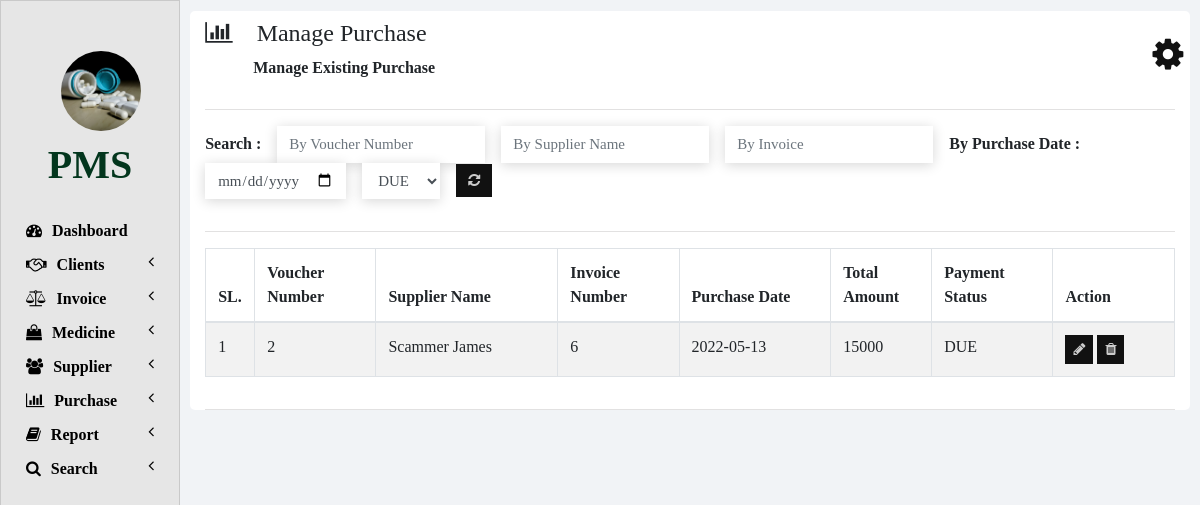
Screenshot of /manage_purchase.php with the database file from the repository.
### tables this page shows
CREATE TABLE IF NOT EXISTS `purchases` (
  `CUSTOMER_ID` int NOT NULL,
  `SUPPLIER_NAME` varchar(100) NOT NULL,
  `INVOICE_NUMBER` int NOT NULL,
  `VOUCHER_NUMBER` int NOT NULL AUTO_INCREMENT,
  `PURCHASE_DATE` varchar(10) NOT NULL,
  `TOTAL_AMOUNT` double NOT NULL,
  `PAYMENT_STATUS` varchar(20) NOT NULL,
  PRIMARY KEY (`VOUCHER_NUMBER`)
);

### php/manage_purchase.php (the view, shortened to what this page needs)
<?php
  function showPurchases($id) {
    require "db_connection.php";
    if($con) {
      $seq_no = 0;
      $query = "SELECT * FROM purchases";
      $result = mysqli_query($con, $query);
      while($row = mysqli_fetch_array($result)) {
        $seq_no++;
        if($row['VOUCHER_NUMBER'] == $id)
          showEditOptionsRow($seq_no, $row);
        else
          showPurchaseRow($seq_no, $row);
      }
    }
  }
  function showPurchaseRow($seq_no, $row) {
    ?>
    <tr>
      <td><?php echo $seq_no; ?></td>
      <td><?php echo $row['VOUCHER_NUMBER']; ?></td>
      <td><?php echo $row['SUPPLIER_NAME'] ?></td>
      <td><?php echo $row['INVOICE_NUMBER']; ?></td>
      <td><?php echo $row['PURCHASE_DATE']; ?></td>
      <td><?php echo $row['TOTAL_AMOUNT']; ?></td>
      <td><?php echo $row['PAYMENT_STATUS']; ?></td>
      <td>
        <button href="" class="btn btn-info btn-sm" onclick="editPurchase(<?php echo $row['VOUCHER_NUMBER']; ?>);">
          <i class="fa fa-pencil"></i>
        </button>
        <button class="btn btn-danger btn-sm" onclick="deletePurchase(<?php echo $row['VOUCHER_NUMBER']; ?>);">
          <i class="fa fa-trash"></i>
        </button>
      </td>
    </tr>
    <?php
  }
  ?>

### css/sidenav.css (style rules this page uses)
body { background-color: #f1f3f6; }
.sidenav { width: 15%; height: 100vh; background-color: #fff; position: fixed; z-index: 1; flex: 1 0 auto; }
.card { width: 100%; height: 100%; top: 0; border-radius: 0; background-color: rgb(230, 230, 230); }
.logo .logo-caption { color: #03361d; text-align: center; margin-bottom: 25px; font-weight: bold; }
.logo .profile { height: 80px; width: 80px; border-radius: 50%; transform: translate(50%); margin-top: 30px; margin-bottom: 10px; background-repeat: no-repeat; background-position: center; background-size: cover; }
.main-menu-item { padding: 5px 5px; cursor: pointer; }
.main-menu-item > a { color: #000000; text-decoration: none; font-size: 16px; font-weight: bold; }
.main-menu-item > a > span { margin-left: 10px; }
.main-menu-item > a { color: #000000 !important; }

### css/home.css (style rules this page uses)
html, body { height: 100vh; font-family: century gothic !important; }
button,input,textarea { box-shadow: none !important; outline: none !important; }
.btn { border-radius: 0px; font-size: 14px; transition: all .3s ease; background: #111111; border: 0px; color: #ccc; }

### rows the page displays
purchases: seq_no "1", VOUCHER_NUMBER "2", SUPPLIER_NAME "Scammer James", INVOICE_NUMBER "6", PURCHASE_DATE "2022-05-13", TOTAL_AMOUNT "15000", PAYMENT_STATUS "DUE"

### other values shown
$heading "Manage Purchase"
$sub_heading "Manage Existing Purchase"
